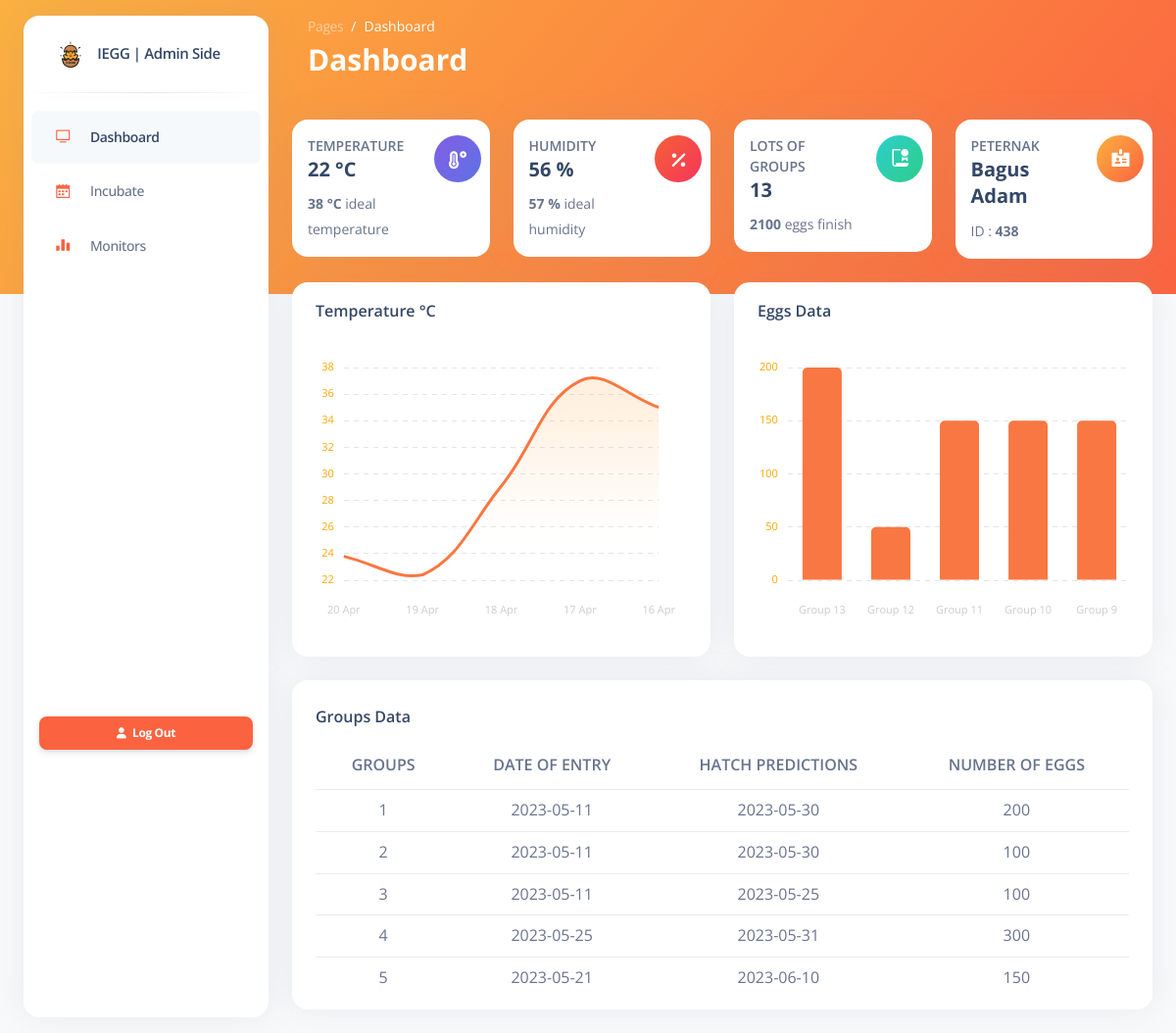
Page /pages/dashboard/dashboard.php (signed in) on the committed database.
### tables this page shows
CREATE TABLE `peternak` (
  `ID_PETERNAK` int(11) NOT NULL,
  `NAMA_PETERNAK` varchar(255) DEFAULT NULL,
  `USERNAME` varchar(255) DEFAULT NULL,
  `EMAIL` varchar(255) DEFAULT NULL,
  `PASSWORD` varchar(255) DEFAULT NULL
);

CREATE TABLE `penetasan` (
  `ID_KLOTER` int(11) NOT NULL,
  `ID_PETERNAK` int(11) DEFAULT NULL,
  `NO_KLOTER` int(10) NOT NULL,
  `TGL_MASUK` date DEFAULT NULL,
  `JMLH_TELUR` int(11) DEFAULT NULL,
  `PRED_MENETAS` date DEFAULT NULL,
  `KET_MENETAS` int(10) DEFAULT NULL
);

### pages/dashboard/dashboard.php (the view, shortened to what the rows shown need)
<?php
include '../../koneksi.php';
$query = mysqli_query($koneksi, "SELECT * FROM peternak WHERE USERNAME = '$_SESSION[username]'");
$rowsession = mysqli_fetch_assoc($query);
$ID_PETERNAK = $rowsession['ID_PETERNAK'];
$NAMA_PETERNAK = $rowsession['NAMA_PETERNAK'];
?>
<!DOCTYPE html>
<html lang="en">
<head>
  <link href="../../assets/css/nucleo-icons.css" rel="stylesheet" />
  <link href="../../assets/css/nucleo-svg.css" rel="stylesheet" />
  <link href="../../assets/css/nucleo-svg.css" rel="stylesheet" />
  <link id="pagestyle" href="../../assets/css/argon-dashboard.css?v=2.0.4" rel="stylesheet" />
  <link href="/assets/vendor/@fortawesome/fontawesome-free/css/all.min.css" rel="stylesheet">
</head>
<body class="g-sidenav-show bg-gray-100">
  <main class="main-content position-relative border-radius-lg">
    <div class="container-fluid py-4">
      <div class="row">
        <div class="col-xl-3 col-sm-6">
          <div class="card">
            <div class="card-body p-3">
              <div class="row">
                <div class="col-8">
                  <div class="numbers">
                    <p class="text-sm mb-0 text-uppercase font-weight-bold">
                      Peternak
                    </p>
                    <h5 class="font-weight-bolder">
                      <?php echo $NAMA_PETERNAK; ?>
                    </h5>
                    <p class="mb-0">
                      <span class="text text-sm">ID : </span>
                      <span class="text text-sm font-weight-bolder"><?php echo $ID_PETERNAK; ?></span>
                    </p>
                  </div>
                </div>
              </div>
            </div>
          </div>
        </div>
      </div>
      <div class="row mt-4">
        <div class="col-lg-14 mb-lg-0 mb-4">
          <div class="card">
            <div class="card-body pt-1">
              <div class="table-responsive" style="max-height:250px; overflow-y: auto;">
                <table class="table align-items-center text-center mb-0">
                  <thead style="position: sticky; top: 0; background-Color:#ffffff;">
                    <tr>
                      <th class="text-uppercase">Groups</th>
                      <th class="text-uppercase">Date of entry</th>
                      <th class="text-uppercase">Hatch Predictions</th>
                      <th class="text-uppercase">Number of Eggs</th>
                    </tr>
                  </thead>
                  <tbody>
                    <?php
                    $result = mysqli_query($koneksi, "SELECT * FROM penetasan WHERE ID_PETERNAK = $ID_PETERNAK ORDER BY ID_KLOTER ASC");
                    while ($row = mysqli_fetch_array($result)) {
                    ?>
                    <tr>
                      <td>
                        <?php echo $row['NO_KLOTER']; ?>
                      </td>
                      <td>
                        <?php echo $row['TGL_MASUK']; ?>
                      </td>
                      <td>
                        <?php echo $row['PRED_MENETAS']; ?>
                      </td>
                      <td>
                        <?php echo $row['JMLH_TELUR']; ?>
                      </td>
                    </tr>
                    <?php } ?>
                  </tbody>
                </table>
              </div>
            </div>
          </div>
        </div>
      </div>
    </div>
  </main>
  <script>
    var ctx1 = document.getElementById("chart-line").getContext("2d");
    var gradientStroke1 = ctx1.createLinearGradient(0, 230, 0, 50);
    gradientStroke1.addColorStop(1, "rgba(255, 179, 92, 0.2)");
    gradientStroke1.addColorStop(0.2, "rgba(255, 179, 92, 0.0)");
    gradientStroke1.addColorStop(0, "rgba(255, 179, 92, 0)");
    <?php
    $query = mysqli_query($koneksi, "SELECT AVG(SUHU) AS rata_suhu, DATE_FORMAT(WAKTU, '%d %b') AS tanggal FROM monitor GROUP BY DATE(WAKTU) ORDER BY WAKTU DESC LIMIT 5");
    $suhuPerHari = array();
    $labelsuhu = array();
    while ($row = mysqli_fetch_assoc($query)) {
      $suhuPerHari[] = $row['rata_suhu'];
      $labelsuhu[] = $row['tanggal'];
    }
    ?>
    new Chart(ctx1, {
      type: "line",
      data: {
        labels: <?php echo json_encode($labelsuhu); ?>,
        datasets: [
          {
            label: "Temperature",
            tension: 0.4,
            borderWidth: 0,
            pointRadius: 0,
            borderColor: "#f97742",
            backgroundColor: gradientStroke1,
            borderWidth: 3,
            fill: true,
            data: <?php echo json_encode($suhuPerHari); ?>,
            maxBarThickness: 6,
          },
        ],
      },
      options: {
        responsive: true,
        maintainAspectRatio: false,
        plugins: {
          legend: {
            display: false,
          },
        },
        interaction: {
          intersect: false,
          mode: "index",
        },
        scales: {
          y: {
            grid: {
              drawBorder: false,
              display: true,
              drawOnChartArea: true,
              drawTicks: false,
              borderDash: [5, 5],
            },
            ticks: {
              display: true,
              padding: 10,
              color: "orange",
              font: {
                size: 11,
                family: "Open Sans",
                style: "normal",
                lineHeight: 2,
              },
            },
          },
          x: {
            grid: {
              drawBorder: false,
              display: false,
              drawOnChartArea: false,
              drawTicks: false,
              borderDash: [5, 5],
            },
            ticks: {
              display: true,
              color: "#ccc",
              padding: 20,
              font: {
                size: 11,
                family: "Open Sans",
                style: "normal",
                lineHeight: 2,
              },
            },
          },
        },
      },
    });
  </script>
  <script>
    var ctx1 = document.getElementById("bar-chart").getContext("2d");
    <?php
    $result = mysqli_query($koneksi, "SELECT * FROM penetasan WHERE ID_PETERNAK = $ID_PETERNAK ORDER BY NO_KLOTER DESC LIMIT 5");
    while ($row = mysqli_fetch_assoc($result)) {
      $dataTelurPerKloter[] = $row['JMLH_TELUR'];
      $labeltelur[] = "Group " . $row['NO_KLOTER'];
    }
    ?>
    new Chart(ctx1, {
      type: "bar",
      data: {
        labels: <?php echo json_encode($labeltelur); ?>,
        datasets: [
          {
            label: "Number of Eggs",
            tension: 0.4,
            borderWidth: 0,
            pointRadius: 0,
            borderRadius: 5,
            borderColor: "#f97742",
            backgroundColor: "#f97742",
            fill: true,
            data: <?php echo json_encode($dataTelurPerKloter); ?>,
            maxBarThickness: 40,
          },
        ],
      },
      options: {
        responsive: true,
        maintainAspectRatio: false,
        plugins: {
          legend: {
            display: false,
          },
        },
        interaction: {
          intersect: false,
          mode: "index",
        },
        scales: {
          y: {
            grid: {
              drawBorder: false,
              display: true,
              drawOnChartArea: true,
              drawTicks: false,
              borderDash: [5, 5],
            },
            ticks: {
              display: true,
              padding: 10,
              color: "orange",
              font: {
                size: 11,
                family: "Open Sans",
                style: "normal",
                lineHeight: 2,
              },
            },
          },
          x: {
            grid: {
              drawBorder: false,
              display: false,
              drawOnChartArea: false,
              drawTicks: false,
              borderDash: [5, 5],
            },
            ticks: {
              display: true,
              color: "#ccc",
              padding: 20,
              font: {
                size: 11,
                family: "Open Sans",
                style: "normal",
                lineHeight: 2,
              },
            },
          },
        },
      },
    });
  </script>
</body>
</html>

### rows in the picture
peternak: NAMA_PETERNAK "Bagus Adam", ID_PETERNAK "438"
penetasan: NO_KLOTER "1", TGL_MASUK "2023-05-11", PRED_MENETAS "2023-05-30", JMLH_TELUR "200"
penetasan: NO_KLOTER "2", TGL_MASUK "2023-05-11", PRED_MENETAS "2023-05-30", JMLH_TELUR "100"
penetasan: NO_KLOTER "3", TGL_MASUK "2023-05-11", PRED_MENETAS "2023-05-25", JMLH_TELUR "100"
penetasan: NO_KLOTER "4", TGL_MASUK "2023-05-25", PRED_MENETAS "2023-05-31", JMLH_TELUR "300"
penetasan: NO_KLOTER "5", TGL_MASUK "2023-05-21", PRED_MENETAS "2023-06-10", JMLH_TELUR "150"

### other values in the picture
$suhuTerbaru "22"
$kelembabanTerbaru "56"
$totalKloter "13"
$totalTelur "2100"
chart data {{ json_encode($suhuPerHari) }} ["23.8000","22.4000","29.0769","37.0000","35.0000"]
chart data {{ json_encode($dataTelurPerKloter) }} ["200","50","150","150","150"]
